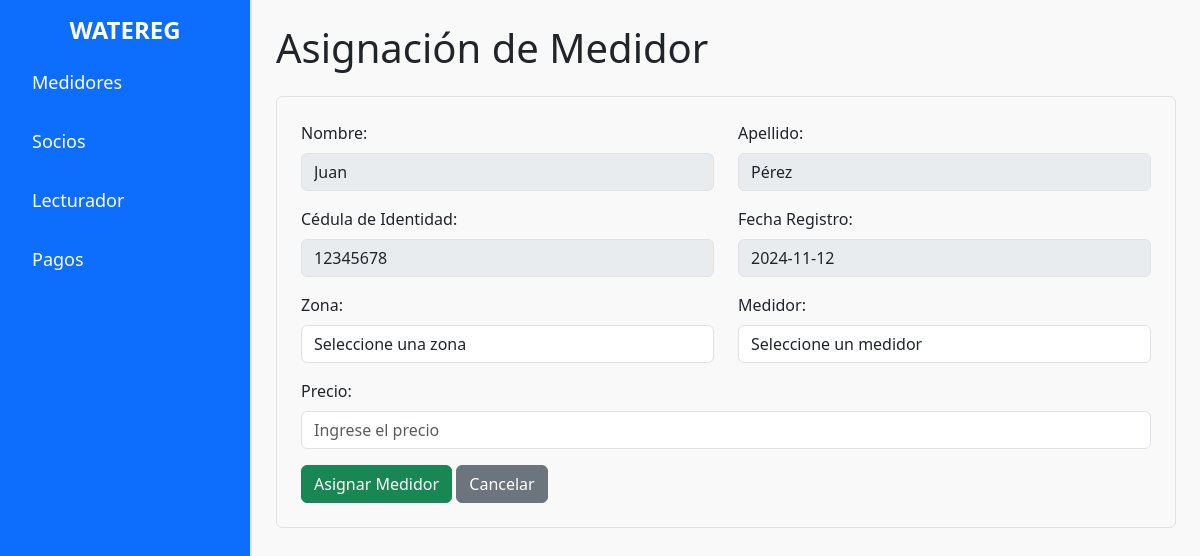
The page /asignar_medidor.php?id=1 on the database as committed earlier.
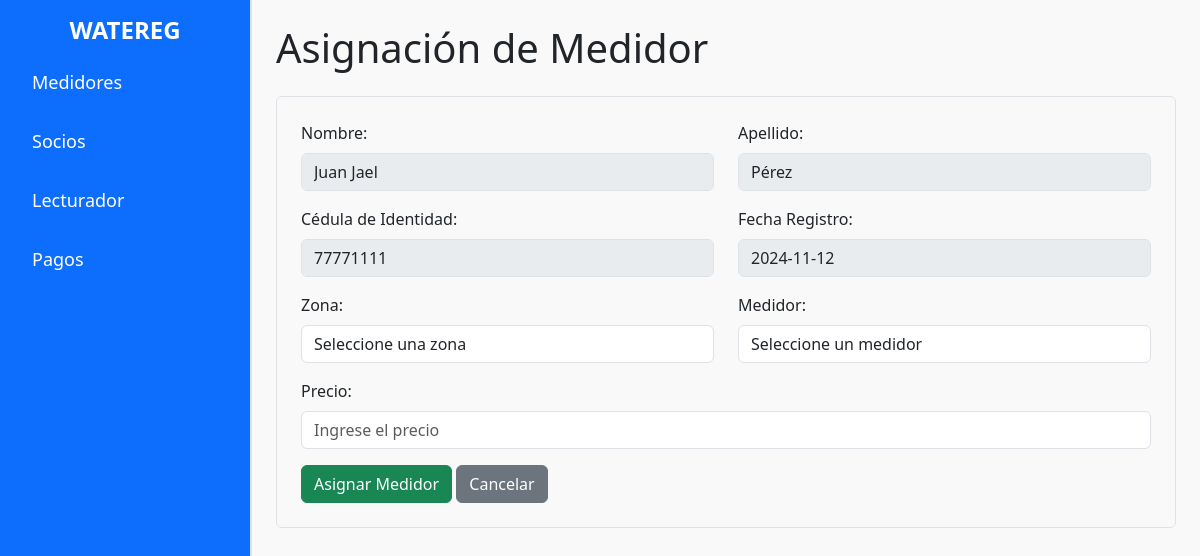
The same page on the database as committed later.
### tables this page shows
CREATE TABLE `socio` (
  `id_socio` bigint(20) NOT NULL,
  `ci` varchar(255) DEFAULT NULL,
  `nombre` varchar(255) DEFAULT NULL,
  `apellido` varchar(255) DEFAULT NULL,
  `telefono` varchar(255) DEFAULT NULL,
  `fecha_registro` date DEFAULT NULL
);

### asignar_medidor.php (the view, shortened to what this page needs)
<?php
include 'conexion.php';
$id_socio = isset($_GET['id']) ? (int)$_GET['id'] : 0;
$sql_socio = "SELECT nombre, apellido, ci FROM socio WHERE id_socio = ?";
$stmt_socio = $conexion->prepare($sql_socio);
$stmt_socio->bind_param('i', $id_socio);
$stmt_socio->execute();
$resultado_socio = $stmt_socio->get_result();
$socio = $resultado_socio->fetch_assoc();
?>
<!DOCTYPE html>
<html lang="es">
<head>
    <link rel="stylesheet" href="css/bootstrap.min.css">
    <link rel="stylesheet" href="css/styles.css">
</head>
<body>
    <div class="d-flex">
        <div class="sidebar bg-primary text-white p-3">
            <h2 class="sidebar-title">WATEREG</h2>
            <ul class="nav flex-column">
                <li class="nav-item">
                    <a class="nav-link text-white" href="index.php">Medidores</a>
                </li>
                <li class="nav-item">
                    <a class="nav-link text-white" href="socios.php">Socios</a>
                </li>
                <li class="nav-item">
                    <a class="nav-link text-white" href="lecturador.php">Lecturador</a>
                </li>
                <li class="nav-item">
                    <a class="nav-link text-white" href="pagos.php">Pagos</a>
                </li>
            </ul>
        </div>
        <div class="content flex-grow-1 p-4">
            <h1 class="mb-4">Asignación de Medidor</h1>
            <form method="POST" action="asignar_medidor.php?id=<?= $id_socio ?>" class="p-4 border rounded">
                <div class="row mb-3">
                    <div class="col-md-6">
                        <label for="nombre" class="form-label">Nombre:</label>
                        <input type="text" class="form-control" id="nombre" value="<?= htmlspecialchars($socio['nombre']) ?>" disabled>
                    </div>
                    <div class="col-md-6">
                        <label for="apellido" class="form-label">Apellido:</label>
                        <input type="text" class="form-control" id="apellido" value="<?= htmlspecialchars($socio['apellido']) ?>" disabled>
                    </div>
                </div>
                <div class="row mb-3">
                    <div class="col-md-6">
                        <label for="ci" class="form-label">Cédula de Identidad:</label>
                        <input type="text" class="form-control" id="ci" value="<?= htmlspecialchars($socio['ci']) ?>" disabled>
                    </div>
                    <div class="col-md-6">
                        <label for="fecha" class="form-label">Fecha Registro:</label>
                        <input type="text" class="form-control" value="<?= date('Y-m-d') ?>" disabled>
                    </div>
                </div>
                <div class="row mb-3">
                    <div class="col-md-6">
                        <label for="id_zona" class="form-label">Zona:</label>
                        <select id="id_zona" name="id_zona" class="form-control" required>
                            <option value="">Seleccione una zona</option>
                        </select>
                    </div>
                    <div class="col-md-6">
                        <label for="id_medidor" class="form-label">Medidor:</label>
                        <select id="id_medidor" name="id_medidor" class="form-control" required>
                            <option value="">Seleccione un medidor</option>
                        </select>
                    </div>
                </div>
                <div class="mb-3">
                    <label for="precio" class="form-label">Precio:</label>
                    <input type="number" step="0.01" class="form-control" id="precio" name="precio" placeholder="Ingrese el precio" required>
                </div>
                <button type="submit" class="btn btn-success">Asignar Medidor</button>
                <a href="informacion_socio.php?id=<?= $id_socio ?>" class="btn btn-secondary">Cancelar</a>
            </form>
        </div>
    </div>
</body>
</html>

Rows that differ between the two databases and show on the page:
changed socio "Pérez": nombre "Juan" → "Juan Jael"; ci "12345678" → "77771111"
